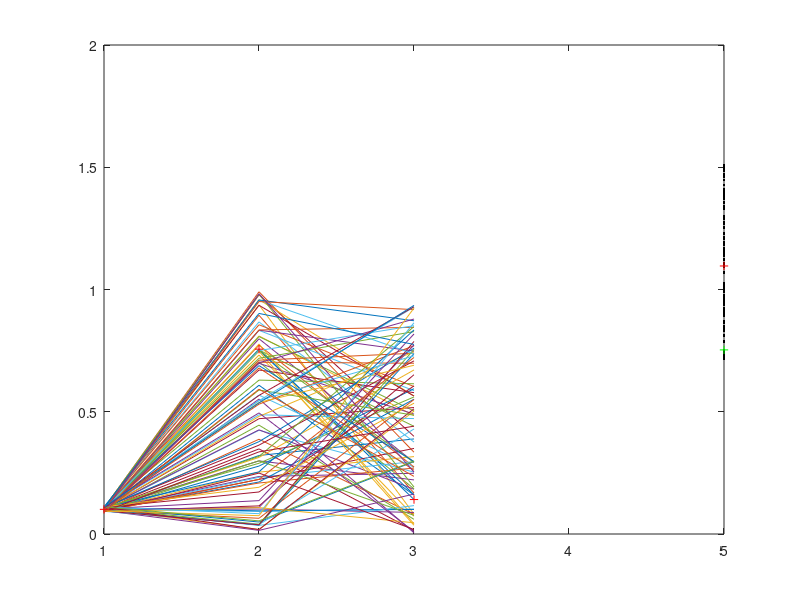

MATLAB code for this plot:
%%%%%%%%%%%%%%%%%%%%%%%%%%%%%%%%%%%%%%%%%%%%%
%
%   Aim: 1. To plot the similar occurrences for one Input combination 
%        2. Train NN for Bound point correction  
%   Author: H M Dipu Kabir
%
%%%%%%%%%%%%%%%%%%%%%%%%%%%%%%%%%%%%%%%%%%%%%

clc
clear all

load('Similarity_report.mat')


UB_point = 0.05 %Any value from 0 to 1
sample_no = 505 %Any value from 1 to length of Data 

indexes=Similarity(sample_no).matched_indexes;
for i=1:length(indexes)
    %Plotting example Inputs
    plot(Input(indexes(i),:))
    hold on
    %Plotting example Outputs
    plot(5,Output(indexes(i)),'.k')
    hold on
end
%Plotting original Input
plot(Input(sample_no,:), '+r')
hold on
%Ploting Original Output
plot(5,Output(sample_no), '+r')
PDF = Output(indexes);
PDF = sort(PDF);
hold on
plot(5,PDF(round(UB_point*end)), '+g')

